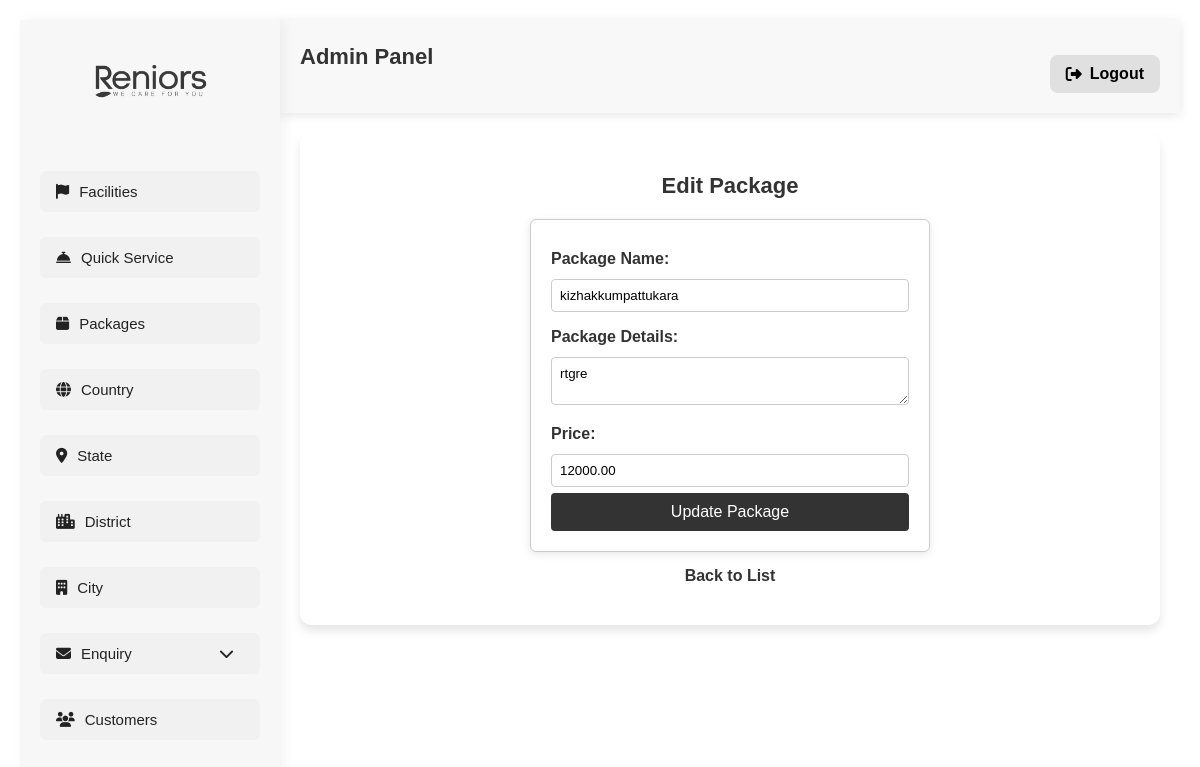
/package/edit/4/ (signed in), run on the app's committed database.
### reniorsapp/models.py (models this page shows, shortened)
class Package(models.Model):
    name = models.CharField(max_length=255,null=True, blank=True)
    details = models.TextField()
    price = models.DecimalField(max_digits=10, decimal_places=2)

### reniorsapp/views.py (the view)
# urls.py: path("package/edit/<int:package_id>/", views.edit_package, name="edit_package"),
@admin_required
def edit_package(request, package_id):
    package = get_object_or_404(Package, id=package_id)
    if request.method == 'POST':
        package.name = request.POST['name']
        package.details = request.POST['details']
        package.price = request.POST['price']
        package.save()
        return redirect('package_list')
    return render(request, 'edit_package.html', {'package': package})

### reniorsapp/views.py (called while the page is built)
def admin_required(view_func):
    @wraps(view_func)
    def _wrapped_view(request, *args, **kwargs):
        if not request.session.get('admin_logged_in', False):
            return redirect('admin_login')  # Redirect to login if not authenticated
        return view_func(request, *args, **kwargs)
    return _wrapped_view

### reniorsapp/templates/edit_package.html (shortened to what this page needs)
{% extends "adminpannel.html" %}
{% load static %}
{% block content %}
<!DOCTYPE html>
<html lang="en">
<head>
</head>
<body>
    <h2>Edit Package</h2>
    <form method="post">
        <label for="name">Package Name:</label>
        <input type="text" id="name" name="name" value="{{ package.name }}" required>
        <label for="details">Package Details:</label>
        <textarea id="details" name="details" required>{{ package.details }}</textarea>
        <label for="price">Price:</label>
        <input type="number" id="price" step="0.01" name="price" value="{{ package.price }}" required>
        <button type="submit">Update Package</button>
    </form>
    <a href="/package/list/">Back to List</a>
</body>
</html>
{% endblock %}

### reniorsapp/templates/adminpannel.html (style rules this page uses)
* { margin: 0; padding: 0; box-sizing: border-box; font-family: 'Poppins', sans-serif; }
body { display: flex; min-height: 100vh; background-color: #ffffff; color: #000000; align-items: flex-start; }

### reniorsapp/templates/edit_package.html (style rules this page uses)
body { font-family: 'Arial', sans-serif; background-color: #ffffff; color: #333333; margin: 0; padding: 20px; }
h2 { font-size: 22px; font-weight: 600; color: #333333; text-align: center; margin-bottom: 20px; }
form { max-width: 400px; margin: auto; background: white; padding: 20px; border-radius: 6px; box-shadow: 0px 2px 8px rgba(0, 0, 0, 0.1); border: 1px solid #ccc; }
label { font-weight: bold; display: block; margin: 10px 0 5px; }
input, textarea { width: 100%; padding: 8px; margin: 6px 0; border: 1px solid #ccc; border-radius: 4px; }
button { background-color: #333333; color: white; padding: 10px 15px; border: none; border-radius: 4px; cursor: pointer; width: 100%; font-size: 16px; }
a { display: block; text-align: center; margin-top: 15px; text-decoration: none; color: #333333; font-weight: bold; }

### data on the page
Package: name "kizhakkumpattukara", details "rtgre", price "12000.00"
